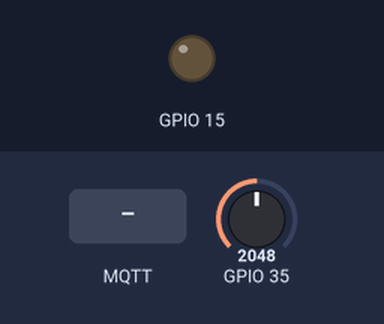
Simulated run of this sketch. Board: ESP32. On the bench: output pins drawn as LEDs (lit = HIGH). The test bench sets the inputs (shaded band); at power-on: GPIO 35 = 2048. WiFi joins after 1.5 s; servers stay silent unless stated; random numbers use the default seed unless the sketch sets one; no MQTT or app messages arrive unless stated; what the sketch prints to the serial monitor is not drawn.

Above: at 2.7 s.
2.8 s: MQTT message "true" arrives on the first subscribed topic
At 4.0 s:
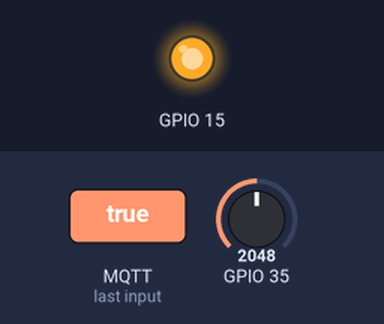
4.3 s: MQTT message "1" arrives on the first subscribed topic
At 5.2 s:
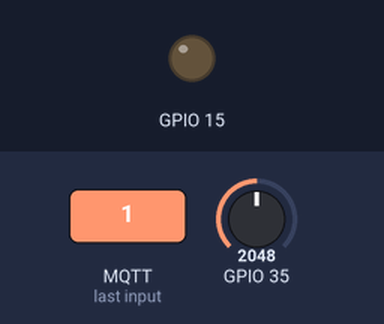
Timing chart, 0 to 7.3 s (numbered marks = the images above; inputs shaded):
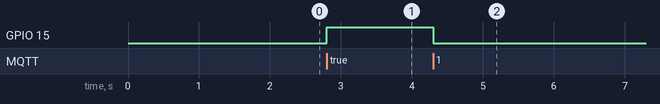

Measured:
- after the input at 2.8 s, GPIO 15: LOW → HIGH at once
- after the input at 4.3 s, GPIO 15: HIGH → LOW at once

The sketch:

ESP32DemoLight.ino
```cpp
#include <WiFi.h>
#include <PubSubClient.h>

// Define random ID
String ID_MQTT;
char *letters = "abcdefghijklmnopqrstuvwxyz0123456789";

// Wi-Fi settinges
const char *SSID = "iMinion 15";
const char *PASSWORD = "cerealkiller";

const char* TOPIC_TESTPUB="sensor/TX_01LDR";
const char* TOPIC_TESTSUB="sensor/D4_01ABC";

// Define MQTT Broker and PORT
//broker.hivemq.com can be another alternative for a public broker
const char *BROKER_MQTT = "broker.emqx.io";
int BROKER_PORT = 1883;
const char* password =  "public";
const char* user =  "public";

WiFiClient espClient;
PubSubClient MQTT(espClient);

unsigned long lastMillis = 0;

// Starts the Wi-Fi
void startWifi(void) {
  reconnectWiFi();
}

// Starts everything from MQTT
void initMQTT(void) {
  MQTT.setServer(BROKER_MQTT, BROKER_PORT);
  MQTT.setCallback(callbackMQTT);
}

// Callback --- Get the messages here
void callbackMQTT(char *topic, byte *payload, unsigned int length) {
  String msg;

  // Convert payload to string
  for (int i = 0; i < length; i++) {
    char c = (char)payload[i];
    msg += c;
  }

  Serial.printf("Topic: %s\n", topic);
  Serial.printf("Message: %s\n", msg, topic);

  digitalWrite(15,msg=="true");
}

// Connects to the Broker with a specific random ID
void reconnectMQTT(void) {
  while (!MQTT.connected()) {
    ID_MQTT = "";
    Serial.print("* Starting connection with broker: ");
    Serial.println(BROKER_MQTT);

    int i = 0;
    for (i = 0; i < 10; i++) {
      ID_MQTT = ID_MQTT + letters[random(0, 36)];
    }

    //(MQTT.connect(ID_MQTT.c_str()),"user","password")
    if (MQTT.connect(ID_MQTT.c_str())) {
      Serial.print("* Connected to broker successfully with ID: ");
      Serial.println(ID_MQTT);
      MQTT.subscribe(TOPIC_TESTSUB);
    } else {
      Serial.println("* Failed to connected to broker. Trying again in 2 seconds.");
      delay(2000);
    }
  }
}

// Checks both Wi-Fi and MQTT state, and reconnects if something failed.
void checkWiFIAndMQTT(void) {
  if (!MQTT.connected())
    reconnectMQTT();
  reconnectWiFi();
}

void reconnectWiFi(void) {
  if (WiFi.status() == WL_CONNECTED)
    return;

  WiFi.begin(SSID, PASSWORD); // Conecta na rede WI-FI

  Serial.print("* Connecting to Wifi ");
  while (WiFi.status() != WL_CONNECTED) {
    delay(100);
    Serial.print(".");
  }

  Serial.println("");
  Serial.print("* Successfully connected to Wi-Fi, with local IP: ");
  Serial.println(WiFi.localIP());
}

void setup() {
  Serial.begin(115200);
  pinMode(15,OUTPUT);

  Serial.println("Start");

  startWifi();
  initMQTT();
}

void loop() {
  // publish a message roughly every second.
  if (millis() - lastMillis > 100) {
    checkWiFIAndMQTT();
    int LDR = analogRead(35);
    lastMillis = millis();
    MQTT.publish(TOPIC_TESTPUB, String(LDR).c_str());
  }
  MQTT.loop();
}
```
